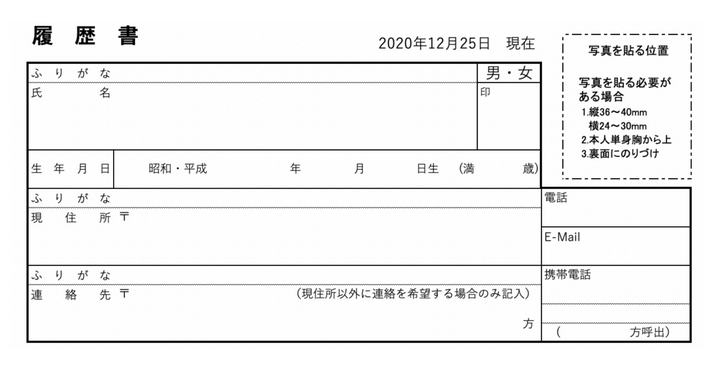
#> input picture test_data/test_table1.png, 723 x 369 px
$ python ExtractTable.py --input test_data/test_table1.png
#> lines starting #> are read from the running program, lines starting #| are printed output that depends on the picture; after the words box and inside, x2 and y2 are one past the last pixel; in counts of white or black regions, pixels touching at a corner belong together

import cv2
import copy
import json
import os
import argparse
import numpy as np
from typing import Tuple

# -------------------------------------------------------------------
# Class Library
# -------------------------------------------------------------------


class ExtractTable:
    '''
        @brief table extraction class
    '''

    @property
    def imgPath(self) -> str:
        return self.__imgDir

    @property
    def fileName(self) -> str:
        return os.path.splitext(self.imgPath)[0]

    def __init__(self, imgDir: str) -> None:
        '''
        @brief Constructor
        @param imgDir: Target Image Path
        '''
        super(ExtractTable, self).__init__()
        self.__imgDir = imgDir

    def run(self) -> None:

        self.__resizeRatio = 640
        self.__resizeFlag = False
        self.__image = cv2.imread(self.__imgDir)
        self.__orgHeight, self.__orgWidth, _ = self.__image.shape
        self.__resize = self.resizeImg(self.__image)
        processedImg = self.extractBoundary(self.__resize)
        exportImg, exportDict = self.contourDetection(processedImg)
        self.saveResults(exportImg, exportDict)

    def saveResults(self, exportImg: cv2.Mat, exportDict: dict) -> None:
        '''
            @brief save results
            @param exportImg: image to be saved
                   exportDict: json data to be saved
        '''
        cv2.imwrite(self.fileName + '_contour.png', exportImg)
        with open(self.fileName + '.json', 'w') as writer:
            json.dump(exportDict, writer, indent=2)
        print('[ExtractTable::saveResults]: Table Extracted: %s' %
              self.__imgDir)

    def showImage(self, img: cv2.Mat, windowName: str) -> None:
        '''
            @brief show image
            @param img: cv2 read image
            @param windowName: window name
        '''
        cv2.imshow(windowName, img)
        key = cv2.waitKey(0)
        if key == 27:  # wait for ESC key to exit
            cv2.destroyWindow('visualize')

    def calRect(self, contours: np.ndarray) -> Tuple[int, int, int, int]:
        '''
            @brief calculate rectangle
            @param contours: contour area
            @return x, y, width, height
        '''
        x, y, w, h = cv2.boundingRect(contours)
        if self.__resizeFlag:
            w_diff = self.__orgWidth / self.__resizeRatio
            h_diff = self.__orgHeight / self.__resizeRatio
            x = int(x * w_diff)
            y = int(y * h_diff)
            w = int(w * w_diff)
            h = int(h * h_diff)
        return x, y, w, h

    def isBoldText(self, image: cv2.Mat, contour: np.ndarray) -> bool:
        '''
            @brief check whether contour is black text or not
            @param contour: contour area, image
            @return isBold: True or False
        '''
        x, y, w, h = cv2.boundingRect(contour)
        ct_img = image[y:y+h, x:x+w]

        num_white = np.sum(ct_img == 255)
        num_black = np.sum(ct_img == 0)

        if num_black > num_white:
            return True
        else:
            return False

    def contourDetection(self, processedImg: cv2.Mat) -> Tuple[cv2.Mat, dict]:
        '''
            @brief detect contours on image
            @param processedImg: empty table without text image
            @return contour drew image, contour area dict
        '''
        min_width = 5
        min_height = 5
        exportImg = copy.deepcopy(self.__image)

        exportDict = {
            'width': self.__orgWidth,
            'height': self.__orgHeight,
            'results': []
        }
        contours, hierarchy = cv2.findContours(
            processedImg, cv2.RETR_TREE, cv2.CHAIN_APPROX_SIMPLE)

        for i in range(len(contours)):
            color = np.random.randint(0, 255, 3).tolist()

            if cv2.contourArea(contours[i]) < 200 or self.isBoldText(processedImg, contours[i]):
                continue

            if hierarchy[0][i].any() != -1:
                x, y, w, h = self.calRect(contours[i])
                if w > min_width and h > min_height:
                    exportDict['results'].append(
                        {'x': x, 'y': y, 'width': w, 'height': h})
                    cv2.rectangle(exportImg, (x, y), (x+w, y+h), color, 2)

        self.showImage(exportImg, 'exportImg')
        return exportImg, exportDict

    def resizeImg(self, image: cv2.Mat) -> cv2.Mat:
        '''
            @brief resize image
            @param: cv2 read image, resize ratio
            @return: resized image, resize flag
        '''
        if self.__orgWidth < self.__resizeRatio and self.__orgHeight < self.__resizeRatio:
            image = cv2.resize(
                image, (self.__resizeRatio, self.__resizeRatio), interpolation=cv2.INTER_CUBIC)
            self.__resizeFlag = True
        return image

    def extractBoundary(self, image: cv2.Mat):
        '''
            @brief extract table boundaries by extracting verticle and horizontal lines
            @param image: cv2 read image
            @return empty table
        '''
        gray = cv2.cvtColor(image, cv2.COLOR_BGR2GRAY)
#> image is the input picture: shape (369, 723, 3); min 0, max 255, mean 241.5

        invertImg = 255-gray
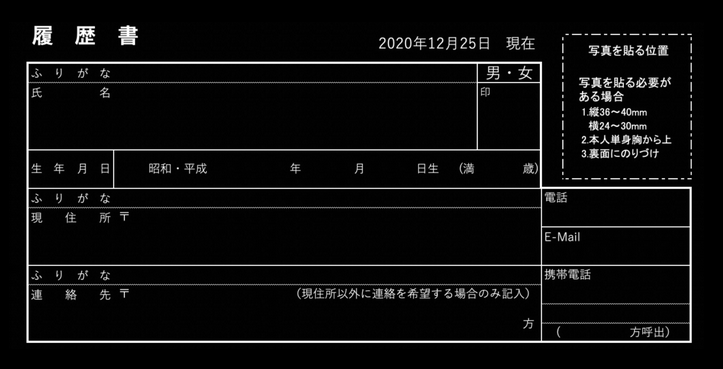
#> invertImg: shape (369, 723); min 0, max 255, mean 13.5
        _, edges = cv2.threshold(
            invertImg, 200, 255, cv2.THRESH_BINARY | cv2.THRESH_OTSU)
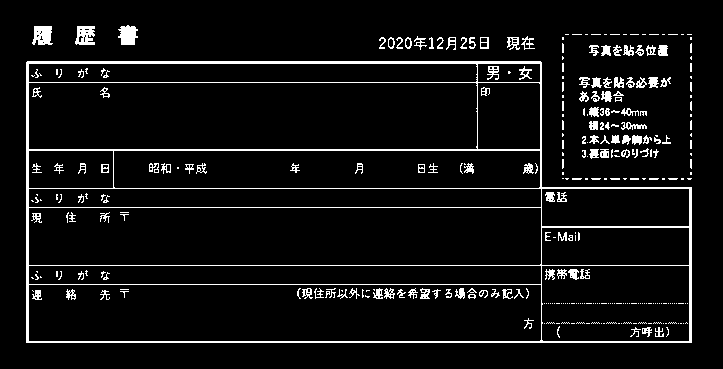
#> edges: shape (369, 723); 6.5% white in thin lines or dots, all inside (x1, y1, x2, y2) = (26, 25, 692, 343)

        kernel = cv2.getStructuringElement(cv2.MORPH_RECT, (2, 2))

        vertical_kernel = cv2.getStructuringElement(
            cv2.MORPH_RECT, (1, np.array(image).shape[1]//100))
#> vertical_kernel = [1, 1, 1, 1, 1, 1, 1]
        vertical_lines = cv2.erode(edges, vertical_kernel, iterations=3)
#> vertical_lines: shape (369, 723); 0.63% white; 13 white regions (8 under 20 px), largest, box (x1, y1, x2, y2) and area: (26, 70, 29, 334) 791, (689, 196, 692, 334) 414, (540, 70, 542, 334) 373, (477, 70, 478, 142) 72, (113, 158, 114, 180) 22
        vertical_lines = cv2.dilate(
            vertical_lines, vertical_kernel, iterations=3)
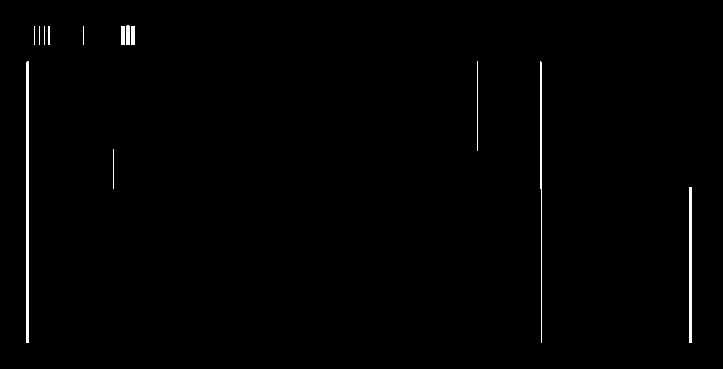
#> vertical_lines: shape (369, 723); 0.82% white; 13 white regions (4 under 20 px), largest, box (x1, y1, x2, y2) and area: (26, 61, 29, 343) 845, (689, 187, 692, 343) 468, (540, 61, 542, 343) 409

        hor_kernel = cv2.getStructuringElement(
            cv2.MORPH_RECT, (np.array(image).shape[1]//100, 1))
        horizontal_lines = cv2.erode(edges, hor_kernel, iterations=3)
#> horizontal_lines: shape (369, 723); 2.6% white in thin lines or dots, all inside (x1, y1, x2, y2) = (35, 29, 683, 343)
        horizontal_lines = cv2.dilate(
            horizontal_lines, hor_kernel, iterations=3)
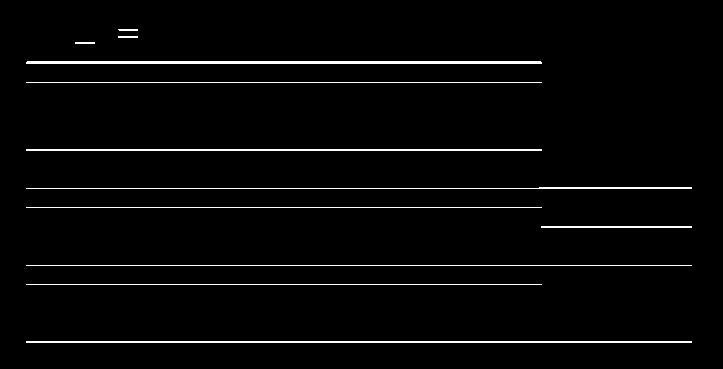
#> horizontal_lines: shape (369, 723); 2.8% white in thin lines or dots, all inside (x1, y1, x2, y2) = (26, 29, 692, 343)

        empty_table = cv2.addWeighted(
            vertical_lines, 0.5, horizontal_lines, 0.5, 0.0)
        empty_table = cv2.erode(~empty_table, kernel, iterations=2)
        _, empty_table = cv2.threshold(
            empty_table, 128, 255, cv2.THRESH_BINARY | cv2.THRESH_OTSU)
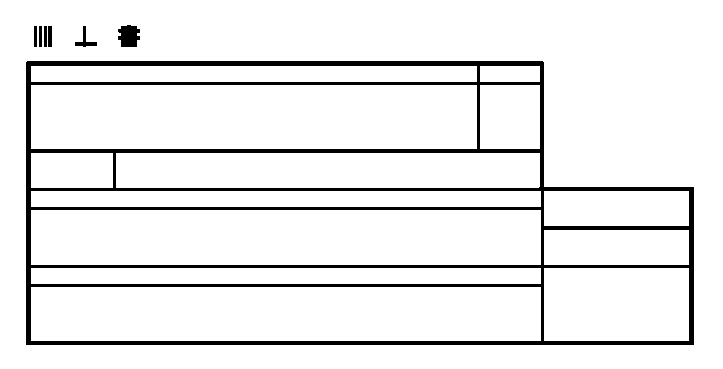
#> empty_table: shape (369, 723); 92.2% white; 7 black regions
        # self.showImage(empty_table, 'table')
        return empty_table


# -------------------------------------------------------------------
# Main Routine
# -------------------------------------------------------------------
if __name__ == '__main__':

    parser = argparse.ArgumentParser(
        prog='extract table',
        description='extract table from image'
    )
    parser.add_argument(
        '-i', '--input', help='path to input image'
    )
    args = parser.parse_args()
    extractor = ExtractTable(args.input)
    extractor.run()
#> in contourDetection, `contours, hierarchy = cv2.findContours( processedImg, cv2.RETR_TREE, c..`: contours = 21 contours; largest, box (x1, y1, x2, y2) and area: (0, 0, 723, 369) 265696, (25, 60, 695, 346) 171760, (31, 85, 477, 149) 28035, (31, 210, 541, 265) 27486, (31, 287, 541, 341) 26977
#> the loop in contourDetection, `for i in range(len(contours)):` made 21 passes
#> (color, num_white in isBoldText, num_black in isBoldText) on passes 1 to 12: ([172, 47, 117], 246012, 20775), ([192, 67, 251], 171644, 19976), ([195, 103, 9], 27540, 0), ([211, 21, 242], 10585, 0), ([36, 87, 70], 8160, 0), ([216, 88, 140], 5075, 0), ([58, 193, 230], 28050, 0), ([39, 87, 174], 5075, 0), ([88, 81, 165], 8160, 0), ([25, 77, 72], 14839, 1), ([9, 148, 115], 2870, 0), ([208, 243, 197], 3840, 0)
#> color on passes 16 to 20: [29, 147, 147], [142, 167, 32], [193, 9, 185], [127, 32, 31], [202, 244, 151]
#> pass 2, in isBoldText (call 2), `ct_img = image[y:y+h, x:x+w]`:
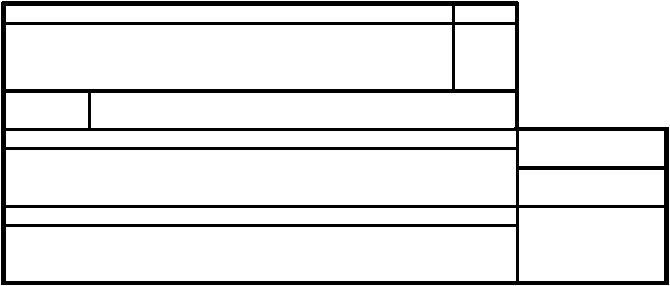
#> ct_img: shape (286, 670); 89.6% white; 1 black region, box (x1, y1, x2, y2) and area: (1, 1, 669, 285) 19976
#> after the loop in contourDetection, `for i in range(len(contours)):`:
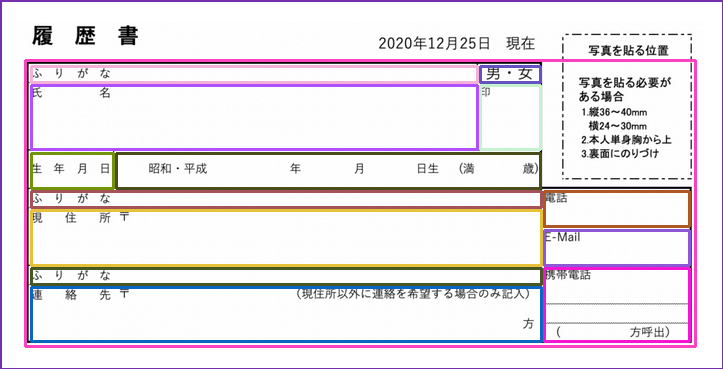
#> exportImg: shape (369, 723, 3); mean of channels 0, 1, 2 231.9, 225.9, 233.9; drawn as B, G, R
#> (key Esc is pressed here)
#> in run, `exportImg, exportDict = self.contourDetection(processedImg)`: exportDict = 3 items

$ run again, on test_data/test_table3.png
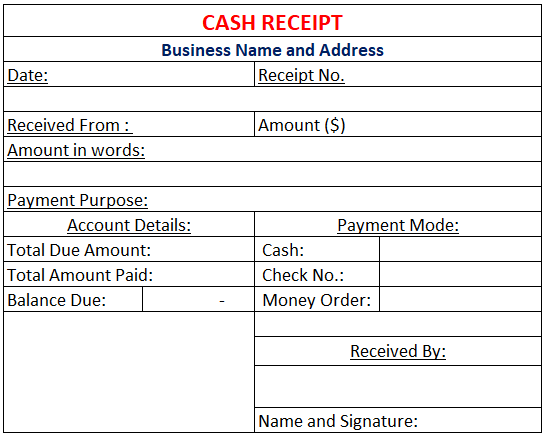
#> input picture test_data/test_table3.png, 544 x 436 px
#> in extractBoundary, `_, edges = cv2.threshold( invertImg, 200, 255, cv2.THRESH_BINARY | cv2..`:
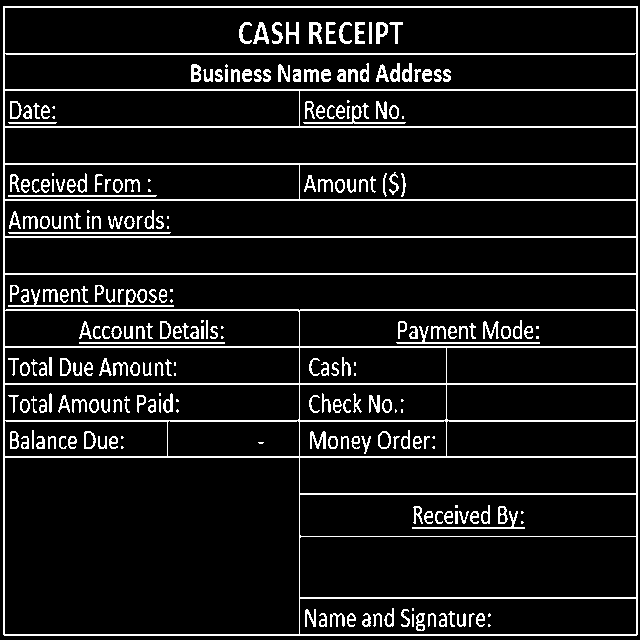
#> edges: shape (640, 640); 9.6% white in thin lines or dots
#> contours = 75 contours; largest, box (x1, y1, x2, y2) and area: (7, 460, 299, 634) 50332, (7, 10, 636, 53) 26376, (7, 240, 636, 273) 20096, (7, 130, 636, 163) 20085, (7, 56, 636, 89) 19470
#> the loop in contourDetection, `for i in range(len(contours)):` made 75 passes
#> (color, num_white in isBoldText, num_black in isBoldText) on passes 1, 2, 3, 8, 9, 10, 11, 12: ([172, 47, 117], 668, 0), ([192, 67, 251], 584, 0), ([195, 103, 9], 10678, 344), ([39, 87, 174], 19372, 0), ([88, 81, 165], 12294, 732), ([25, 77, 72], 2218, 732), ([9, 148, 115], 11013, 9), ([208, 243, 197], 50799, 9)
#> after the loop in contourDetection, `for i in range(len(contours)):`:
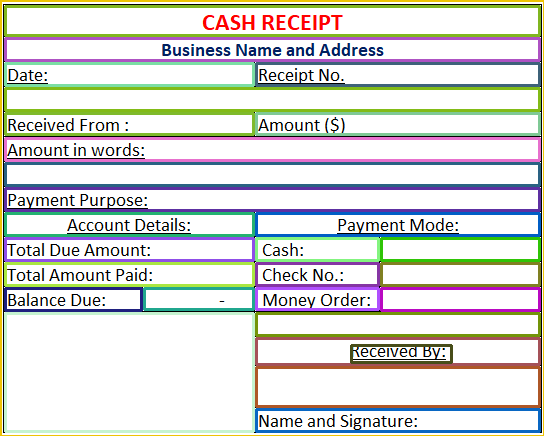
#> exportImg: shape (436, 544, 3); mean of channels 0, 1, 2 212.9, 216.5, 215.3; drawn as B, G, R
#> exportDict = 3 items
